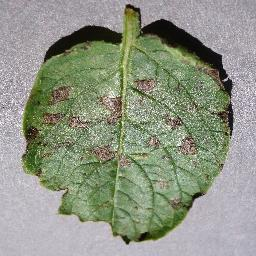
#> input picture Data/Diseased/daa35c03-7307-4e2e-8b15-f33bfff5a12d___RS_Early.B 7712_flipTB.JPG, 256 x 256 px, given in place of predictions.jpg, which was not available
$ jupyter execute --allow-errors Plant_Health_YOLOv4_Model.ipynb   (shell and % lines are left out)   (text cells are left out)
#> lines starting #> are read from the running program, lines starting #| are printed output that depends on the picture; pictures that were not available may be replaced by others from this repository, and a replacement may not be noted
[cell 1]
# clone darknet repo

[cell 2]
# change makefile to have GPU and OPENCV enabled
%cd darknet

[cell 3]
# verify CUDA

[cell 4]
# make darknet (enables use of the darknet executable file to run or train object detectors)

[cell 5]
# define helper functions
def imShow(path):
#> called with path = 'predictions.jpg'
  import cv2
  import matplotlib.pyplot as plt
  %matplotlib inline

  image = cv2.imread(path)
#> image is the input picture: shape (256, 256, 3); mean B, G, R 132.7, 149, 143.2
  height, width = image.shape[:2]
#> height = 256; width = 256
  resized_image = cv2.resize(image,(3*width, 3*height), interpolation = cv2.INTER_CUBIC)
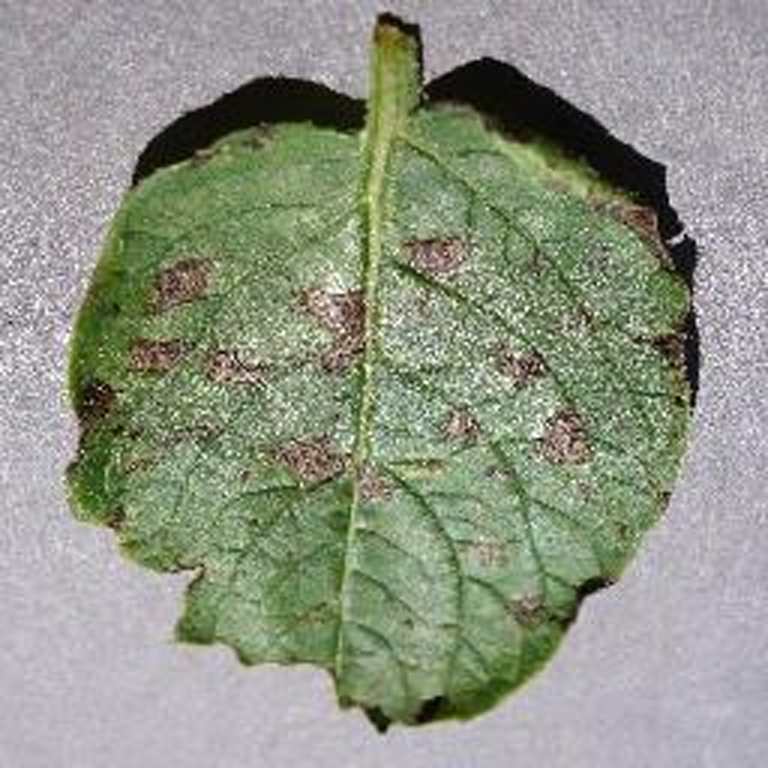
#> resized_image: shape (768, 768, 3); mean B, G, R 132.7, 148.9, 143.2

  fig = plt.gcf()
  fig.set_size_inches(18, 10)
  plt.axis("off")
  plt.imshow(cv2.cvtColor(resized_image, cv2.COLOR_BGR2RGB))
  plt.show()

# use this to upload files
def upload():
  from google.colab import files
  uploaded = files.upload()
  for name, data in uploaded.items():
    with open(name, 'wb') as f:
      f.write(data)
      print ('saved file', name)

# use this to download a file
def download(path):
  from google.colab import files
  files.download(path)

[cell 6]
# run darknet detection on test images

[cell 7]
# show image using our helper function
imShow('predictions.jpg')

#> (a cell that did not finish here is left out)

[cell 9]
%cd ..
from google.colab import drive
drive.mount('/content/gdrive')

[cell 10]
# this creates a symbolic link so that now the path /content/gdrive/My\ Drive/ is equal to /mydrive

[cell 11]
# cd back into the darknet folder to run detections
%cd darknet

[cell 12]
# this is where the datasets are stored within Google Drive

[cell 13]
# copy over both datasets into the root directory of the Colab VM

[cell 14]
# unzip the datasets and their contents so that they are now in /darknet/data/ folder

[cell 15]
# download cfg to google drive and change its name

[cell 16]
# upload the custom .cfg back to cloud VM from Google Drive

[cell 17]
# upload the obj.names and obj.data files to cloud VM from Google Drive

[cell 18]
# upload the generate_train.py and generate_test.py script to cloud VM from Google Drive

[cell 19]
# run both scripts to generate the two txt files

[cell 20]
# verify that the newly generated train.txt and test.txt can be seen in our darknet/data folder

[cell 21]
# train custom detector!

[cell 22]
# show chart.png of how custom object detector did with training
imShow('chart.png')
#> call 2 of imShow, with path = 'chart.png'
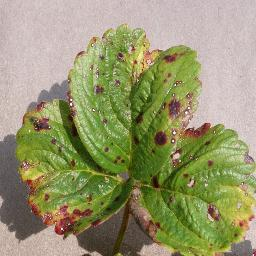
#> input picture Data/Diseased/180382a7-d391-458f-ad59-6005358334eb___RS_L.Scorch 0105_flipLR.JPG, 256 x 256 px, given in place of chart.png, which was not available
#> in imShow, image is the input picture: shape (256, 256, 3); mean B, G, R 109.6, 150.4, 150.8
#> in imShow (call 2), `plt.show()`:
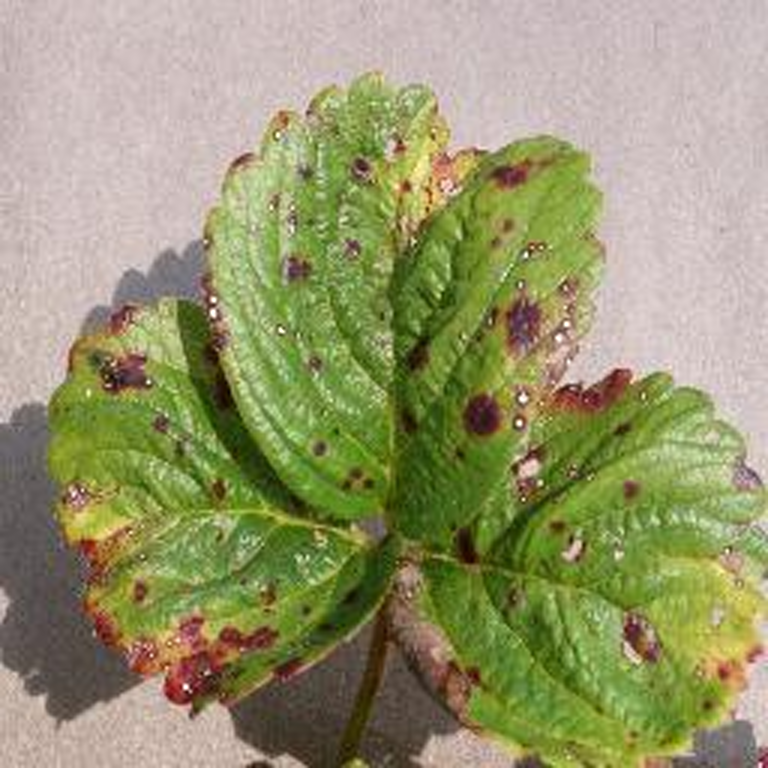
#> shown: shape (768, 768, 3); mean R, G, B 150.8, 150.4, 109.6

[cell 23]
# kick off training from where it last saved

[cell 24]
# set custom cfg to test mode
%cd cfg
%cd ..

[cell 25]
# run custom detector on an image uploaded to the google drive, set a thresh flag that detection must meet in order to show it
imShow('predictions.jpg')
